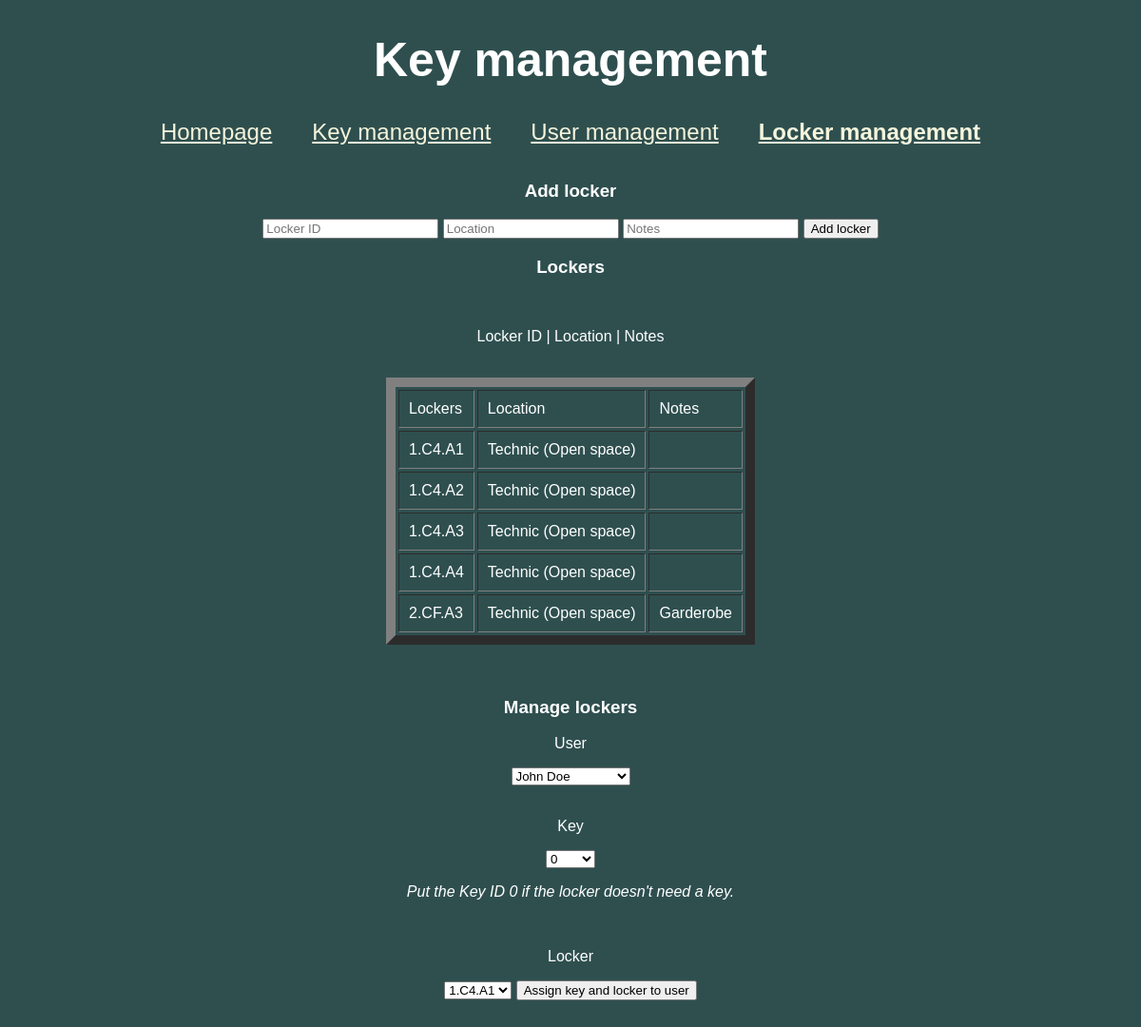
The app's page /Pages/lockerMgmt.php with its own data.
### tables this page shows
create table lockers (
    locker_id varchar(10) not null,
    location varchar(50) not null,
    notes varchar(255),
    user_id int,
    primary key (locker_id),
    foreign key (user_id) references users(user_id)
);

### Pages/lockerMgmt.php (the view, shortened to what this page needs)
<!DOCTYPE html>
<html lang="en">
<head>
    <link rel="stylesheet" type="text/css" href="../CSS.css">
</head>
<h1>Key management</h1>
<div class="navigation">
    <a href="../index.php">Homepage</a>
    <a href="keyMgmt.php" style="margin-left: 3%; margin-right: 1.5%">Key management</a>
    <a href="userMgmt.php" style="margin-left: 1.5%; margin-right: 3%">User management</a>
    <a href="lockerMgmt.php"><b>Locker management</b></a>
</div>
<br><br>
<h3>Add locker</h3>
<form action="lockerMgmt.php" method="post">
    <input required type="text" name="locker_id" placeholder="Locker ID">
    <input required type="text" name="location" placeholder="Location">
    <input type="text" name="notes" placeholder="Notes">
    <input type="submit" name="add_locker" value="Add locker">
</form>
<?php
global $connect;
$select =  $connect->prepare("SELECT * FROM lockers");
$select->execute();
$result = $select->get_result();
echo ("<div class='data'>");
echo ("<h3>Lockers</h3>");
echo ("<br>");
echo ("<p>Locker ID | Location | Notes</p>");
?>
<table align = "center" border = "10" cellpadding = "10" cellspacing = "3" class="data">
    <tr>
        <td>Lockers</td>
        <td>Location</td>
        <td>Notes</td>
    </tr>
    <?php
    while ($row = $result->fetch_assoc()) {
        echo "<tr>";
        echo ("<td >" . $row["locker_id"] . "</td>");
        echo ("<td >" . $row["location"] . "</td>");
        echo ("<td >" . $row["notes"] . "</td>");
        echo "</tr>";
    }
    echo ("<br>");
    ?>
</table>
<?php
    $select =  $connect->prepare("SELECT full_name FROM users order by full_name");
    $select->execute();
    $result = $select->get_result();
?>
<br>
<form method="POST">
<br>
<h3>Manage lockers</h3>
<p>User</p>
<select name="username">
    <?php
    while ($row = $result->fetch_assoc()) {
        echo ("<option value='" . $row["full_name"] . "'>" . $row["full_name"] . "</option>");
    }
    ?>
</select>
<?php
    $select =  $connect->prepare("SELECT key_id FROM `keys` order by key_id");
    $select->execute();
    $result = $select->get_result();
?>
<br><br>
<p>Key</p>
<select name="key">
    <?php
    while ($row = $result->fetch_assoc()) {
        echo ("<option value='" . $row["key_id"] . "'>" . $row["key_id"] . "</option>");
    }
    ?>
</select>
<br>
<i><p>Put the Key ID 0 if the locker doesn't need a key.</p></i>
<?php
    $select =  $connect->prepare("SELECT locker_id FROM lockers order by locker_id");
    $select->execute();
    $result = $select->get_result();
?>
<br>
<p>Locker</p>
<select name="locker">
    <?php
    while ($row = $result->fetch_assoc()) {
        echo ("<option value='" . $row["locker_id"] . "'>" . $row["locker_id"] . "</option>");
    }
    ?>
</select>
<button type="submit" name="assign">Assign key and locker to user</button>
<br>
<br>
<br>
</form>

### CSS.css (style rules this page uses)
.navigation { display:inline-block; margin-right:10px; width: 98%; text-align: center; position: relative; left: 50%; transform: translate(-50%, 0); font-size: x-large; }
a:link { color: beige; }
h1, h3, h4, h5, h6, p { color: white; height: 100%; display: flex; flex-direction: row; flex-wrap: wrap; justify-content: center; }
form { text-align: center; }
h1 { font-size: 50px; }
.data { color: white; }

### records on screen
lockers: locker_id "1.C4.A1", location "Technic (Open space)"
lockers: locker_id "1.C4.A2", location "Technic (Open space)"
lockers: locker_id "1.C4.A3", location "Technic (Open space)"
lockers: locker_id "1.C4.A4", location "Technic (Open space)"
lockers: locker_id "2.CF.A3", location "Technic (Open space)", notes "Garderobe"

### other values on screen
form field username "John Doe"
form field key "0"
form field locker "1.C4.A1"
